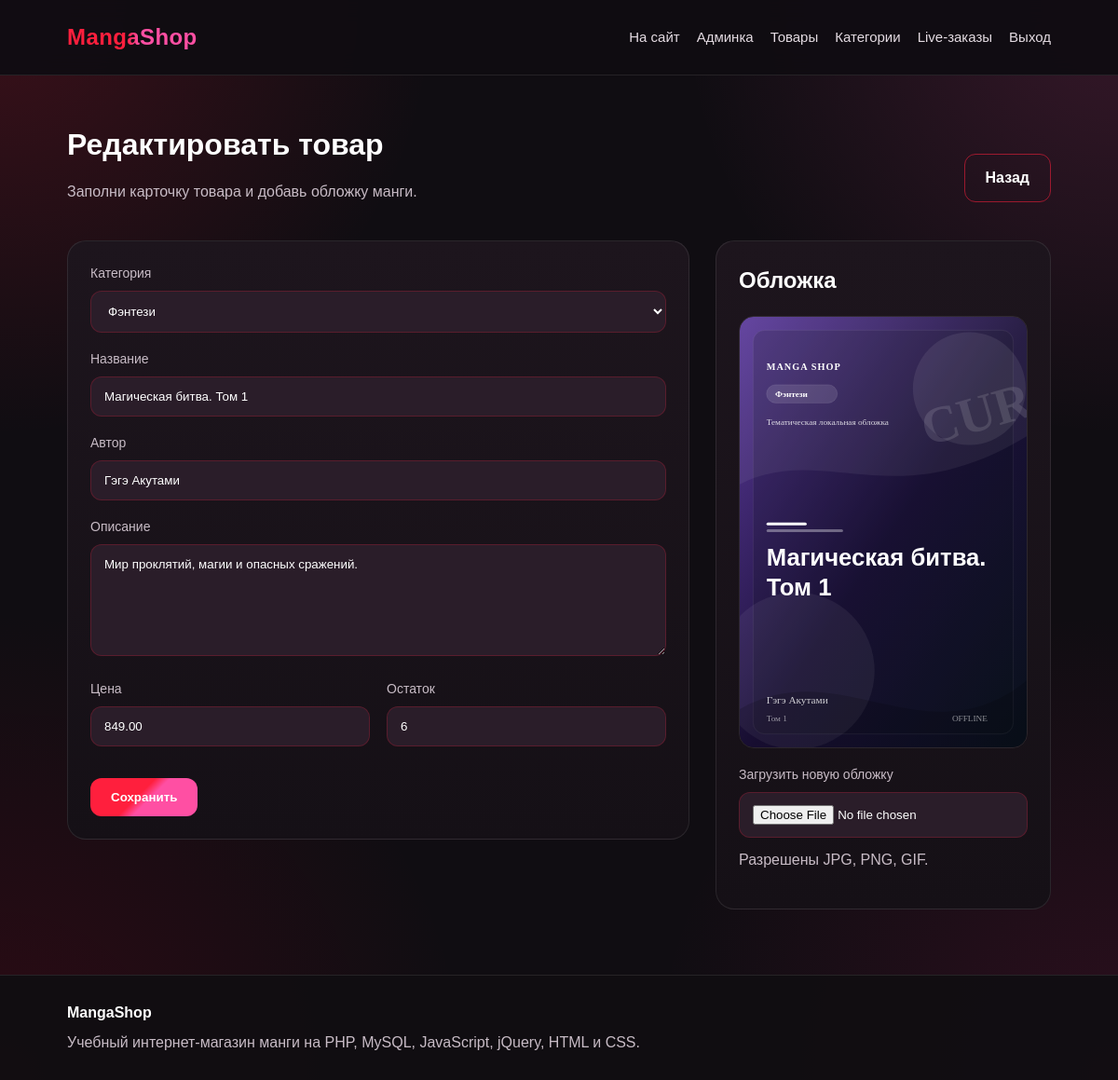
The page /admin/product_edit.php?id=5 (signed in) on the database its author committed.
### tables this page shows
CREATE TABLE `products` (
  `id` int(11) NOT NULL,
  `category_id` int(11) NOT NULL,
  `title` varchar(200) NOT NULL,
  `author` varchar(150) DEFAULT NULL,
  `description` text,
  `price` decimal(10,2) NOT NULL,
  `image` varchar(255) DEFAULT NULL,
  `stock` int(11) NOT NULL DEFAULT '0',
  `created_at` timestamp NULL DEFAULT CURRENT_TIMESTAMP
);

CREATE TABLE `categories` (
  `id` int(11) NOT NULL,
  `title` varchar(150) NOT NULL,
  `description` text
);

### includes/auth.php (called while the page is built, shortened)
<?php
function e($value)
{
    return htmlspecialchars($value, ENT_QUOTES, 'UTF-8');
}
function product_image_url($filename)
{
    $filename = trim((string)$filename);
    $path = __DIR__ . '/../uploads/products/' . $filename;
    return '/uploads/products/' . rawurlencode($filename);
}

### admin/product_edit.php (the view, shortened to what this page needs)
<?php
require_once __DIR__ . '/../includes/db.php';
require_once __DIR__ . '/../includes/auth.php';
$id = isset($_GET['id']) ? (int)$_GET['id'] : 0;
$categories = $pdo->query("SELECT * FROM categories ORDER BY title ASC")->fetchAll();
$product = array(
    'id' => 0,
    'category_id' => '',
    'title' => '',
    'author' => '',
    'description' => '',
    'price' => '',
    'image' => '',
    'stock' => ''
);
if ($id > 0) {
    $stmt = $pdo->prepare("SELECT * FROM products WHERE id = ?");
    $stmt->execute(array($id));
    $foundProduct = $stmt->fetch();
    $product = $foundProduct;
}
?>
<?php require_once __DIR__ . '/../includes/header.php'; ?>
<main class="container">
    <div class="page-title">
        <div>
            <h1><?php echo $id > 0 ? 'Редактировать товар' : 'Добавить товар'; ?></h1>
            <p class="page-subtitle">Заполни карточку товара и добавь обложку манги.</p>
        </div>
        <a href="/admin/products.php" class="btn btn-secondary">Назад</a>
    </div>
    <form method="post" enctype="multipart/form-data" class="admin-form">
        <div class="admin-form-grid">
            <div class="admin-box">
                <div class="form-group">
                    <label>Категория</label>
                    <select class="form-control" name="category_id">
                        <?php foreach ($categories as $category): ?>
                            <option value="<?php echo (int)$category['id']; ?>" <?php echo (int)$product['category_id'] === (int)$category['id'] ? 'selected' : ''; ?>>
                                <?php echo e($category['title']); ?>
                            </option>
                        <?php endforeach; ?>
                    </select>
                </div>
                <div class="form-group">
                    <label>Название</label>
                    <input class="form-control" type="text" name="title" value="<?php echo e($product['title']); ?>">
                </div>
                <div class="form-group">
                    <label>Автор</label>
                    <input class="form-control" type="text" name="author" value="<?php echo e($product['author']); ?>">
                </div>
                <div class="form-group">
                    <label>Описание</label>
                    <textarea class="form-control" name="description"><?php echo e($product['description']); ?></textarea>
                </div>
                <div class="form-row">
                    <div class="form-group">
                        <label>Цена</label>
                        <input class="form-control" type="number" step="0.01" min="0" name="price" value="<?php echo e($product['price']); ?>">
                    </div>
                    <div class="form-group">
                        <label>Остаток</label>
                        <input class="form-control" type="number" min="0" name="stock" value="<?php echo e($product['stock']); ?>">
                    </div>
                </div>
                <button class="btn" type="submit">Сохранить</button>
            </div>
            <div class="admin-box">
                <h2>Обложка</h2>
                <?php $imageUrl = product_image_url($product['image']); ?>
                <?php if ($imageUrl): ?>
                    <img class="admin-preview" src="<?php echo e($imageUrl); ?>" alt="">
                <?php else: ?>
                    <div class="empty">Обложка ещё не загружена.</div>
                <?php endif; ?>
                <div class="form-group">
                    <label>Загрузить новую обложку</label>
                    <input class="form-control" type="file" name="image" accept="image/jpeg,image/png,image/gif">
                </div>
                <p class="page-subtitle">Разрешены JPG, PNG, GIF.</p>
            </div>
        </div>
    </form>
</main>
<?php require_once __DIR__ . '/../includes/footer.php'; ?>

### assets/css/style.css (style rules this page uses)
:root { --bg: #100d12; --bg-soft: #18111a; --card: #1d151d; --card-light: #2a1d29; --red: #ff1f3d; --red-dark: #b00020; --pink: #ff4fa3; --pink-dark: #c2185b; --text: #ffffff; --muted: #c8bcc6; --border: rgba(255, 255, 255, 0.09); --shadow: rgba(0, 0, 0, 0.38); }
* { box-sizing: border-box; }
html { scroll-behavior: smooth; }
body { margin: 0; font-family: Arial, sans-serif; line-height: 1.5; background: radial-gradient(circle at top left, rgba(255, 31, 61, 0.18), transparent 28%), radial-gradient(circle at top right, rgba(255, 79, 163, 0.16), transparent 28%), radial-gradient(circle at bottom left, rgba(176, 0, 32, 0.18), transparent 30%), radial-gradient(circle at bottom right, rgba(194, 24, 91, 0.16), transparent 30%), var(--bg); color: var(--text); min-height: 100vh; }
a { color: inherit; text-decoration: none; }
img { max-width: 100%; display: block; }
button, input, textarea, select { font-family: inherit; }
.container { padding: 50px 6%; }
.container h1, .container h2 { margin-top: 0; }
.btn { display: inline-block; margin-top: 16px; padding: 13px 22px; background: linear-gradient(135deg, var(--red) 0%, var(--red) 45%, var(--pink) 55%, var(--pink) 100%); border-radius: 12px; color: white; font-weight: 700; border: none; cursor: pointer; transition: 0.25s; text-align: center; }
.form-group { margin-bottom: 18px; }
.form-group label { display: block; margin-bottom: 8px; color: var(--muted); font-size: 14px; }
.form-control { width: 100%; padding: 13px 14px; border-radius: 12px; border: 1px solid rgba(255, 31, 61, 0.22); background: var(--card-light); color: var(--text); outline: none; transition: 0.2s; }
textarea.form-control { min-height: 120px; resize: vertical; }
.page-title { display: flex; justify-content: space-between; gap: 16px; align-items: center; margin-bottom: 24px; }
.page-title > div { min-width: 0; max-width: 100%; }
.page-subtitle { color: var(--muted); margin-top: -6px; line-height: 1.5; }
.btn-secondary { background: transparent; border: 1px solid rgba(255, 31, 61, 0.55); color: #ffffff; }
.admin-box { background: linear-gradient(180deg, var(--card), #151016); border: 1px solid var(--border); border-radius: 20px; padding: 24px; }
.admin-box h2 { margin-top: 0; }
.admin-form-grid { display: grid; grid-template-columns: 1fr 360px; gap: 28px; align-items: start; }
.admin-preview { width: 100%; max-height: 480px; object-fit: cover; border-radius: 16px; border: 1px solid var(--border); margin-bottom: 18px; }
.form-row { display: grid; grid-template-columns: 1fr 1fr; gap: 18px; }

### rows shown on the page
products: category_id "Фэнтези", title "Магическая битва. Том 1", author "Гэгэ Акутами", description "Мир проклятий, магии и опасных сражений.", price "849.00", stock "6", image (picture)

### other values the page prints
$link['label'] "На сайт"
$link['label'] "Админка"
$link['label'] "Товары"
$link['label'] "Категории"
$link['label'] "Live-заказы"
$link['label'] "Выход"
